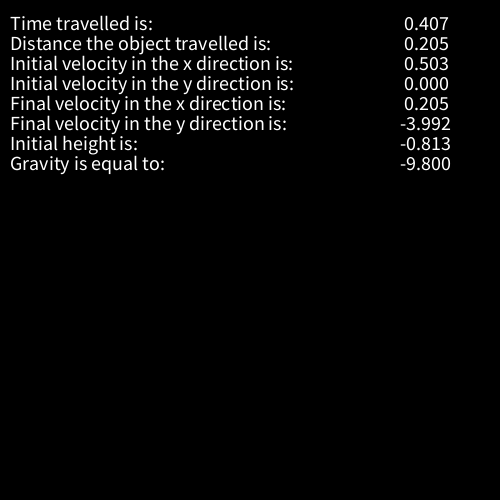
Frame 1 (no input)
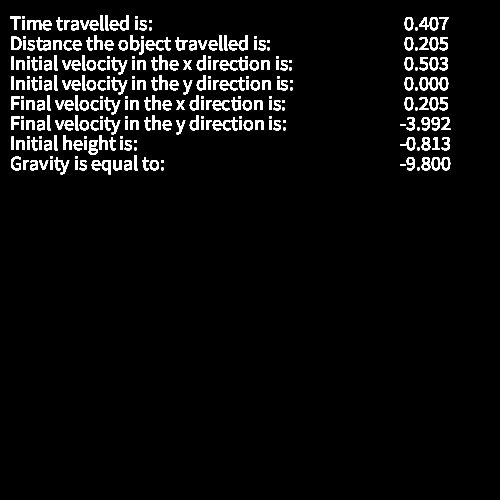
Frame 60 (the mouse pressed at the canvas centre just before this capture)
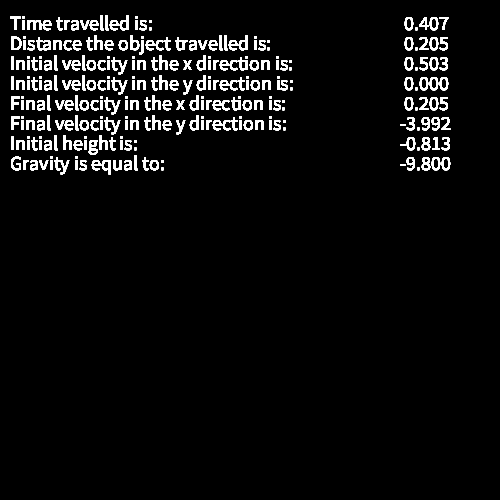
Frame 120 (the mouse held since frame 60 and released just before this capture)

The Processing sketch that drew these frames (run headless with seeded random() and noise(); from frame 60 on, the mouse is pressed at the canvas centre):

// Processing sketch: Kinematics_Calc_V2
// ── Kinematics_Calc_V2.pde
/* 

This Program is to help calculate different velocities and acceleration
based on givens such as initial velocities, heights, and gravity.

Equations used:
Y - Axis:
Y = Voy(t)+(1/2)ay(t)^2
Vy = Voy+ay(t)
Vy^2 = Voy^2+2a(Y)

X - Axis:
X = Vox(t)
Vx = Vox
Vx^2 = Vox^2

*/

float initXVel; // Initial Velocity in the X 
float initYVel = 0; // Initial velocity in the Y 
float finalXVel; // Final Velocity in the X
float finalYVel; // Final Velocity in the Y
float initHeight = -0.813; // Initial height of OBJ (Y Position)
float distance = 0.20475; // distance the OBJ travelled (X Position)
float time; // time variable 
float gravity = -9.8; // acceleration of gravity

void setup(){
size(500, 500);
background(0);
}

void draw(){
  findTime();
  textSize(20);
  text("Time travelled is:", 10, 30);
  text(time, 400, 30);
  text("Distance the object travelled is: ", 10, 50); 
  text(distance, 400, 50);
  findInitXVel();
  text("Initial velocity in the x direction is: ", 10, 70);
  text(initXVel, 400, 70);
  text("Initial velocity in the y direction is: ", 10, 90);
  text(initYVel, 400, 90);
  findFinalXVel();
  text("Final velocity in the x direction is: ", 10, 110);
  text(finalXVel, 400, 110);
  findFinalYVel();
  text("Final velocity in the y direction is: ", 10, 130);
  text(finalYVel, 400, 130);
  text("Initial height is: ", 10, 150);
  text(initHeight, 400, 150);
  text("Gravity is equal to: ", 10, 170);
  text(gravity, 400, 170);
}

void findTime(){
  time = sqrt((initHeight*2)/gravity);
}

void findInitXVel(){
  initXVel = distance/time;
}

void findFinalXVel(){
  finalXVel = initXVel*time;
}

void findFinalYVel(){
  finalYVel = gravity*time;
}
